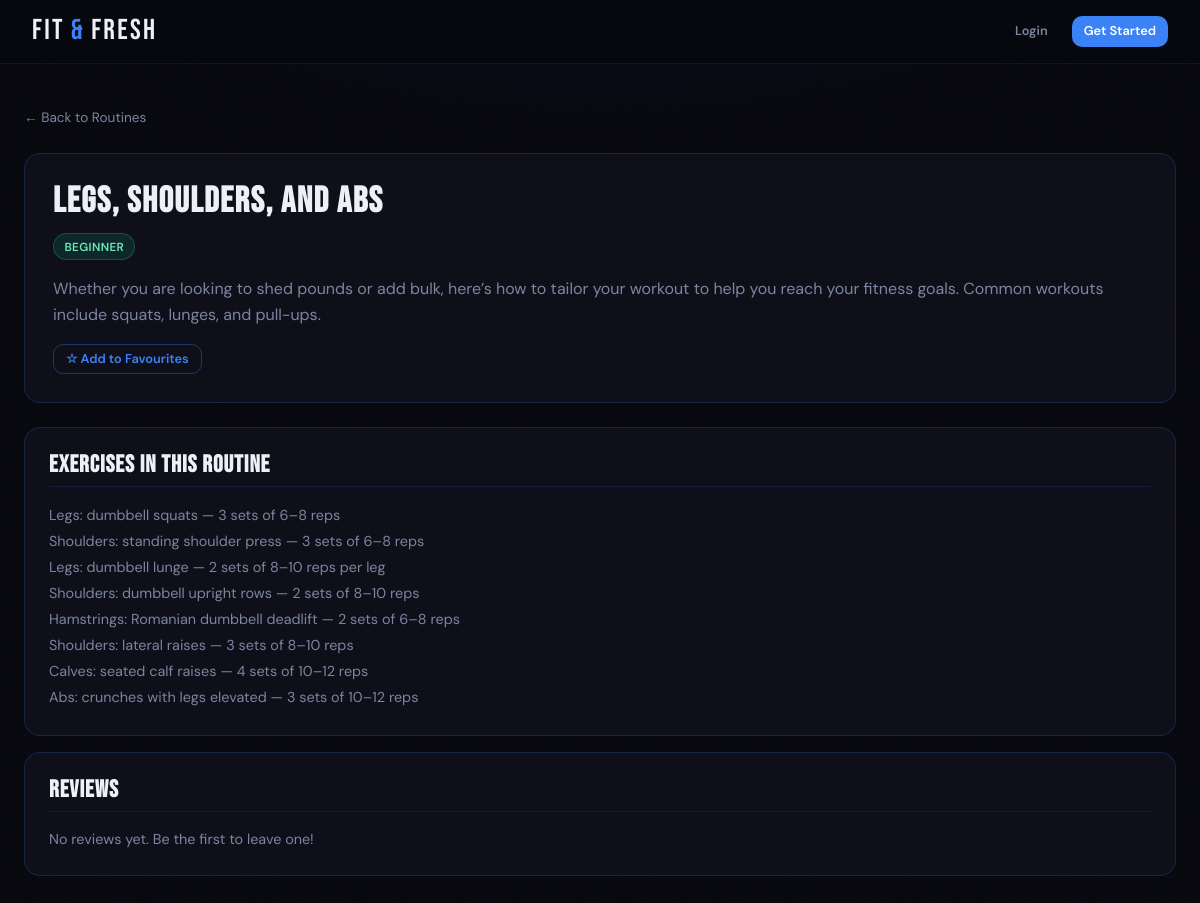
/workout-routines/1, run on an earlier commit of the app's database.
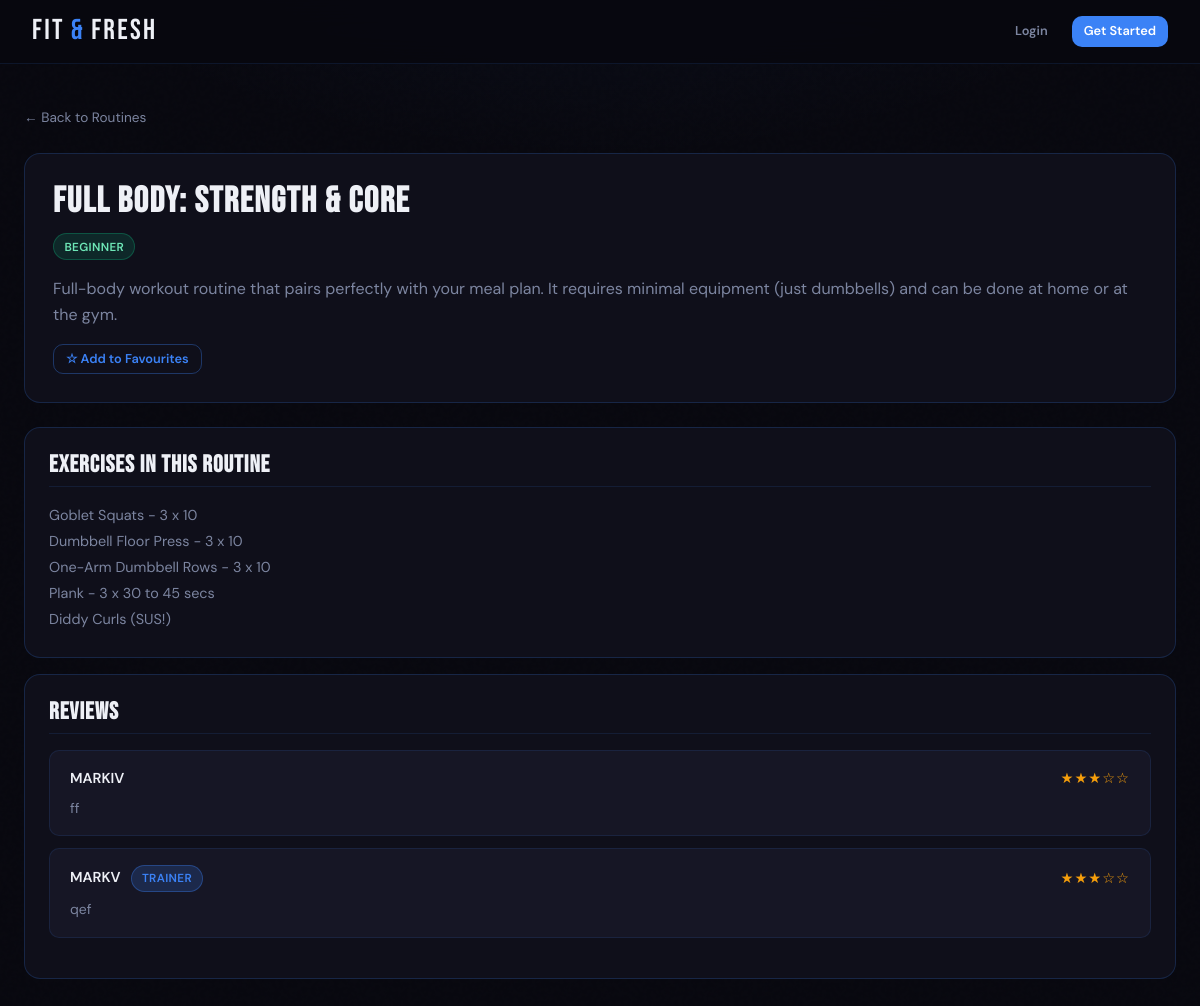
And on a later commit of the database.
### tables this page shows
CREATE TABLE workout_routine (id INTEGER PRIMARY KEY AUTOINCREMENT, name TEXT NOT NULL, description TEXT NOT NULL, difficulty TEXT, exercises_list TEXT NOT NULL, trainer_id INTEGER NOT NULL, FOREIGN KEY (trainer_id) REFERENCES user(id));

CREATE TABLE review_routine (id INTEGER PRIMARY KEY AUTOINCREMENT, user_id INTEGER NOT NULL, routine_id INTEGER NOT NULL, rating INTEGER NOT NULL, comment TEXT, created_at TEXT NOT NULL DEFAULT (DATETIME('now')), FOREIGN KEY (user_id) REFERENCES user(id), FOREIGN KEY (routine_id) REFERENCES workout_routine(id), UNIQUE (user_id, routine_id));

CREATE TABLE user (id INTEGER PRIMARY KEY AUTOINCREMENT, username TEXT NOT NULL UNIQUE, password_hash TEXT NOT NULL, role TEXT NOT NULL);

### App.py (the view)
@app.route("/workout-routines/<int:routine_id>")
def routine_detail(routine_id):
    conn = get_db()
    routine = conn.execute("SELECT * FROM workout_routine WHERE id = ?", (routine_id,)).fetchone()
    if not routine:
        conn.close()
        return "Routine not found", 404
    reviews = conn.execute("SELECT review_routine.*, user.username, user.role FROM review_routine JOIN user ON review_routine.user_id = user.id WHERE review_routine.routine_id = ?", (routine_id,)).fetchall()
    is_favourite = False
    if "user_id" in session:
        fav = conn.execute("SELECT id FROM favourite_routine WHERE user_id = ? AND routine_id = ?", (session["user_id"], routine_id)).fetchone()
        is_favourite = fav is not None
    is_owner = "user_id" in session and routine["trainer_id"] == session["user_id"]
    has_reviewed = False
    if "user_id" in session:
        existing = conn.execute("SELECT id FROM review_routine WHERE user_id = ? AND routine_id = ?", (session["user_id"], routine_id)).fetchone()
        has_reviewed = existing is not None
    conn.close()
    return render_template("workout_routine_detail.html", routine=routine, is_favourite=is_favourite, reviews=reviews, is_owner=is_owner, has_reviewed=has_reviewed)

### DB_Models.py (called while the page is built)
def get_db():
    os.makedirs(os.path.dirname(DB_PATH), exist_ok = True) #Creates the instance folder if it doesn't exist
    conn = sqlite3.connect(DB_PATH) #Connects to the database file
    conn.row_factory = sqlite3.Row #Allows columns to be accessed by name instead of index
    conn.execute("PRAGMA foreign_keys = ON") #Enforces foreign key constraints
    return conn

### templates/workout_routine_detail.html (shortened to what this page needs)
{% extends "base.html" %}
{% block content %}
<div class="page">
    <a href="{{ url_for('workout_routines') }}" class="back-link">← Back to Routines</a>
    <div class="detail-hero">
        <div class="detail-hero-body">
            <h2>{{ routine.name }}</h2>
            <div class="detail-meta">
                {% if routine.difficulty == "Beginner" %}
                    <span class="badge badge-beginner">{{ routine.difficulty }}</span>
                {% elif routine.difficulty == "Intermediate" %}
                    <span class="badge badge-intermediate">{{ routine.difficulty }}</span>
                {% else %}
                    <span class="badge badge-advanced">{{ routine.difficulty }}</span>
                {% endif %}
            </div>
            <p>{{ routine.description }}</p>
            <form action="{{ url_for('toggle_favourite_workout_routine', routine_id=routine.id) }}" method="POST" class="fav-form" style="margin-top:1rem;">
                {% if is_favourite %}
                <button type="submit" class="btn btn-fav-active btn-sm">★ Remove Favourite</button>
                {% else %}
                <button type="submit" class="btn btn-outline btn-sm">☆ Add to Favourites</button>
                {% endif %}
            </form>
        </div>
    </div>
    <div class="detail-section">
        <h3>Exercises in This Routine</h3>
        <p class="exercises-list">{{ routine.exercises_list }}</p>
    </div>
    <div class="detail-section">
        <h3>Reviews</h3>
        {% if reviews %}
        <div class="reviews-list">
            {% for review in reviews %}
            <div class="review-card">
                <div class="review-header">
                    <span class="review-author">
                        {{ review["username"] }}
                        {% if review["role"] == "trainer" %}
                        <span class="badge badge-muscle" style="margin-left:0.4rem;">Trainer</span>
                        {% endif %}
                    </span>
                    <span class="review-stars">{{ "★" * review["rating"] }}{{ "☆" * (5 - review["rating"]) }}</span>
                </div>
                <p class="review-comment">{{ review["comment"] }}</p>
            </div>
            {% endfor %}
        </div>
        {% else %}
        <p style="color:var(--text-muted);font-size:0.9rem;">No reviews yet. Be the first to leave one!</p>
        {% endif %}
    </div>
</div>
{% endblock %}

### templates/base.html (shortened to what this page needs)
<!DOCTYPE html>
<html lang="en">
    <head>
        <link rel="stylesheet" href="{{ url_for('static', filename='style.css') }}">
        <link rel="stylesheet" href="https://cdn.jsdelivr.net/npm/@tabler/icons-webfont@latest/dist/tabler-icons.min.css">
    </head>
    <body>
        <nav class="navbar">
            <a href="/" class="navbar-logo">FIT<span>&</span>FRESH</a>
            {% if session.user_id %}
            <ul class="navbar-links">
                <li><a href="/exercises">Exercises</a></li>
                <li><a href="/meal-plans">Meal Plans</a></li>
                <li><a href="/workout-routines">Routines</a></li>
                <li><a href="/view-favourites">Favourites</a></li>
                {% if session.role == "gym_goer" %}
                <li><a href="/gym-goer-dashboard">Dashboard</a></li>
                {% else %}
                <li><a href="/personal-trainer-dashboard">Dashboard</a></li>
                {% endif %}
            </ul>
            <div class="navbar-right">
                <a href="/logout" class="btn btn-outline btn-sm">Logout</a>
            </div>
            {% else %}
            <div class="navbar-right">
                <a href="/login" class="btn btn-ghost btn-sm">Login</a>
                <a href="/register" class="btn btn-primary btn-sm">Get Started</a>
            </div>
            {% endif %}
        </nav>
        {% block content %}{% endblock %}
    </body>
</html>

### static/style.css (style rules this page uses)
:root { --bg: #08080f; --bg-card: #0f0f1a; --bg-raised: #161625; --bg-input: #111120; --accent: #3b82f6; --accent-dim: #1d4ed8; --accent-glow: rgba(59,130,246,0.18); --accent-line: rgba(59,130,246,0.35); --text: #eef0f6; --text-muted: #7c85a0; --text-dim: #3a3f55; --border: rgba(59,130,246,0.12); --border-card: rgba(59,130,246,0.20); --success: #10b981; --danger: #ef4444; --warning: #f59e0b; --radius: 10px; --radius-lg: 16px; --nav-h: 64px; }
*, *::before, *::after { box-sizing: border-box; margin: 0; padding: 0; }
html { scroll-behavior: smooth; }
body { font-family: 'DM Sans', sans-serif; background: var(--bg); color: var(--text); min-height: 100vh; line-height: 1.6; background-image: radial-gradient(ellipse 80% 50% at 50% -20%, rgba(59,130,246,0.08) 0%, transparent 70%); }
body::before { content: ''; position: fixed; inset: 0; pointer-events: none; z-index: 0; opacity: 0.4; }
h1, h2, h3 { font-family: 'Bebas Neue', sans-serif; letter-spacing: 0.04em; line-height: 1.1; }
h2 { font-size: clamp(1.6rem, 3vw, 2.4rem); }
h3 { font-size: clamp(1.2rem, 2vw, 1.6rem); }
a { color: var(--accent); text-decoration: none; transition: color .2s; }
p { color: var(--text-muted); }
.navbar { position: sticky; top: 0; z-index: 100; height: var(--nav-h); display: flex; align-items: center; justify-content: space-between; padding: 0 2rem; background: rgba(8,8,15,0.85); backdrop-filter: blur(20px); -webkit-backdrop-filter: blur(20px); border-bottom: 1px solid var(--border); }
.navbar-logo { font-family: 'Bebas Neue', sans-serif; font-size: 1.8rem; letter-spacing: 0.08em; color: var(--text) !important; display: flex; align-items: center; gap: 6px; }
.navbar-logo span { color: var(--accent); }
.navbar-right { display: flex; align-items: center; gap: 0.75rem; }
.page { position: relative; z-index: 1; max-width: 1200px; margin: 0 auto; padding: 2.5rem 1.5rem 4rem; }
.badge { display: inline-block; padding: 0.2rem 0.65rem; border-radius: 99px; font-size: 0.73rem; font-weight: 600; letter-spacing: 0.03em; text-transform: uppercase; }
.badge-beginner { background: rgba(16,185,129,0.15); color: #6ee7b7; border: 1px solid rgba(16,185,129,0.3); }
.badge-muscle { background: var(--accent-glow); color: var(--accent); border: 1px solid var(--accent-line); }
.btn { display: inline-flex; align-items: center; gap: 0.4rem; padding: 0.6rem 1.25rem; border-radius: var(--radius); font-family: 'DM Sans', sans-serif; font-size: 0.9rem; font-weight: 600; cursor: pointer; border: none; transition: all .2s; text-decoration: none !important; white-space: nowrap; }
.btn-primary { background: var(--accent); color: #fff; }
.btn-outline { background: transparent; color: var(--accent); border: 1px solid var(--accent-line); }
.btn-ghost { background: transparent; color: var(--text-muted); }
.btn-sm { padding: 0.35rem 0.75rem; font-size: 0.8rem; }
.reviews-list { display: flex; flex-direction: column; gap: 0.75rem; margin: 1rem 0; }
.review-card { background: var(--bg-raised); border: 1px solid var(--border); border-radius: var(--radius); padding: 1rem 1.25rem; }
.review-header { display: flex; justify-content: space-between; align-items: center; margin-bottom: 0.4rem; }
.review-author { font-weight: 600; font-size: 0.9rem; color: var(--text); }
.review-stars { color: var(--warning); font-size: 0.9rem; letter-spacing: 1px; }
.review-comment { font-size: 0.875rem; color: var(--text-muted); }
.detail-hero { background: var(--bg-card); border: 1px solid var(--border-card); border-radius: var(--radius-lg); overflow: hidden; margin-bottom: 1.5rem; }
.detail-hero-body { padding: 1.75rem; }
.detail-meta { display: flex; flex-wrap: wrap; gap: 0.5rem; margin: 0.75rem 0 1rem; }
.detail-section { background: var(--bg-card); border: 1px solid var(--border-card); border-radius: var(--radius-lg); padding: 1.5rem; margin-bottom: 1rem; }
.detail-section h3 { color: var(--text); margin-bottom: 1rem; padding-bottom: 0.5rem; border-bottom: 1px solid var(--border); }
.exercises-list { white-space: pre-wrap; color: var(--text-muted); font-size: 0.9rem; line-height: 1.8; }
.fav-form { margin-top: 0.5rem; }
.back-link { display: inline-flex; align-items: center; gap: 0.4rem; font-size: 0.85rem; color: var(--text-muted) !important; margin-bottom: 1.5rem; transition: color .2s; }

What changed in the data, as far as the page shows it:
changed workout_routine "BEGINNER": name "Legs, shoulders, and abs" → "Full Body: Strength & Core"; description "Whether you are looking to shed pounds or add bulk, here’s how to tailor your workout to help you reach your fitness goals. Common workouts include squats, lunges, and pull-ups." → "Full-body workout routine that pairs perfectly with your meal plan. It requires minimal equipment (just dumbbells) and can be done at home or at the gym."; exercises_list "Legs: dumbbell squats — 3 sets of 6–8 reps Shoulders: standing shoulder press — 3 sets of 6–8 reps Legs: dumbbell lunge — 2 sets of 8–10 reps per leg Shoulders: dumbbell upright rows — 2 sets of 8–10 reps Hamstrings: Romanian dumbbell deadlift — 2 sets of 6–8 reps Shoulders: lateral raises — 3 sets of 8–10 reps Calves: seated calf raises — 4 sets of 10–12 reps Abs: crunches with legs elevated — 3 sets of 10–12 reps" → "Goblet Squats - 3 x 10 Dumbbell Floor Press - 3 x 10 One-Arm Dumbbell Rows - 3 x 10 Plank - 3 x 30 to 45 secs Diddy Curls (SUS!)"
added review_routine: username "MARKIV", rating "★★★", rating "☆☆", comment "ff"
added review_routine: username "MARKV", shows "TRAINER", rating "★★★", rating "☆☆", comment "qef"
Also different on the page:
text no longer shown: "No reviews yet. Be the first to leave one!"
